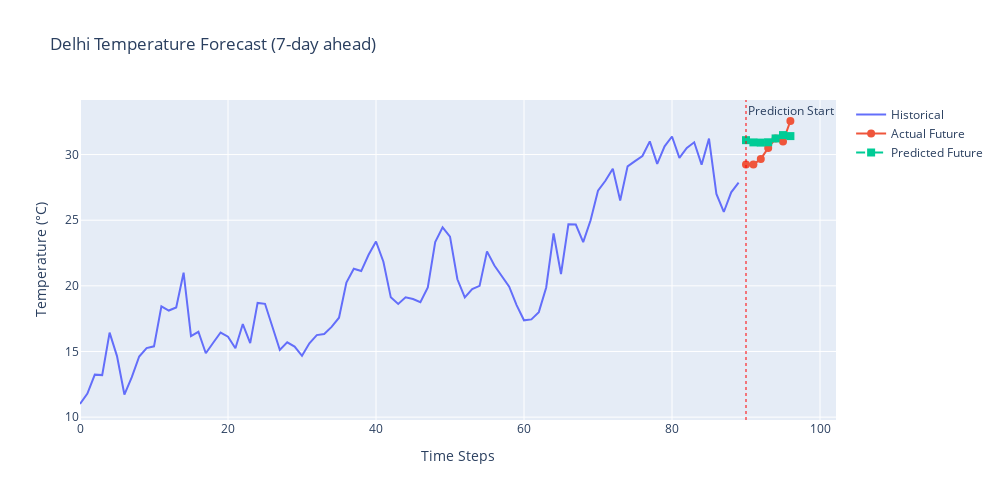

Here is the notebook cell this chart was saved with:
### Code cell
from src.visualization import plot_forecast, compute_metrics, print_metrics

context, target = val_dataset[10]
prediction = trainer.predict(context.unsqueeze(0)).squeeze(0)

fig = plot_forecast(
    context=context,
    target=target,
    prediction=prediction,
    dataset=val_dataset,
    title='Delhi Temperature Forecast (7-day ahead)',
    feature_idx=0,
    feature_name='Temperature (°C)'
)
fig.show()

target_denorm = val_dataset.denormalize(target, is_target=True)
prediction_denorm = val_dataset.denormalize(prediction, is_target=True)

metrics = compute_metrics(target_denorm[0], prediction_denorm[0])
print_metrics(metrics)

### Figure 1 — Plotly figure (JSON) as saved in the notebook; plotly's stock layout.template omitted (floating-point values rounded to 4 significant figures)
{"data": [{"line": {"width": 2}, "mode": "lines", "name": "Historical", "type": "scatter", "x": [0, 1, 2, 3, 4, 5, 6, 7, 8, 9, 10, 11, 12, 13, 14, 15, 16, 17, 18, 19, 20, 21, 22, 23, 24, 25, 26, 27, 28, 29, 30, 31, 32, 33, 34, 35, 36, 37, 38, 39, 40, 41, 42, 43, 44, 45, 46, 47, 48, 49, 50, 51, 52, 53, 54, 55, 56, 57, 58, 59, 60, 61, 62, 63, 64, 65, 66, 67, 68, 69, 70, 71, 72, 73, 74, 75, 76, 77, 78, 79, 80, 81, 82, 83, 84, 85, 86, 87, 88, 89], "y": [11.0, 11.79, 13.24, 13.2, 16.43, 14.65, 11.72, 13.04, 14.62, 15.26, 15.39, 18.44, 18.12, 18.35, 21.0, 16.18, 16.5, 14.86, 15.67, 16.44, 16.12, 15.25, 17.09, 15.64, 18.7, 18.63, 16.89, 15.12, 15.7, 15.38, 14.67, 15.62, 16.25, 16.33, 16.88, 17.57, 20.25, 21.3, 21.12, 22.36, 23.38, 21.83, 19.12, 18.62, 19.12, 19.0, 18.75, 19.88, 23.33, 24.46, 23.75, 20.5, 19.12, 19.75, 20.0, 22.62, 21.55, 20.79, 19.94, 18.53, 17.38, 17.44, 18.0, 19.88, 24.0, 20.9, 24.69, 24.67, 23.33, 25.0, 27.25, 28.0, 28.92, 26.5, 29.1, 29.5, 29.89, 31.0, 29.29, 30.62, 31.38, 29.75, 30.5, 30.93, 29.23, 31.22, 27.0, 25.62, 27.12, 27.86]}, {"line": {"width": 2}, "marker": {"size": 8}, "mode": "lines+markers", "name": "Actual Future", "type": "scatter", "x": [90, 91, 92, 93, 94, 95, 96], "y": [29.25, 29.25, 29.67, 30.5, 31.22, 31.0, 32.56]}, {"line": {"dash": "dash", "width": 2}, "marker": {"size": 8, "symbol": "square"}, "mode": "lines+markers", "name": "Predicted Future", "type": "scatter", "x": [90, 91, 92, 93, 94, 95, 96], "y": [31.1, 30.93, 30.91, 30.93, 31.23, 31.48, 31.41]}], "layout": {"annotations": [{"showarrow": false, "text": "Prediction Start", "x": 90, "xanchor": "left", "xref": "x", "y": 1, "yanchor": "top", "yref": "y domain"}], "height": 500, "shapes": [{"line": {"color": "red", "dash": "dot"}, "opacity": 0.5, "type": "line", "x0": 90, "x1": 90, "xref": "x", "y0": 0, "y1": 1, "yref": "y domain"}], "showlegend": true, "title": {"text": "Delhi Temperature Forecast (7-day ahead)"}, "width": 1000, "xaxis": {"title": {"text": "Time Steps"}}, "yaxis": {"title": {"text": "Temperature (°C)"}}}}
